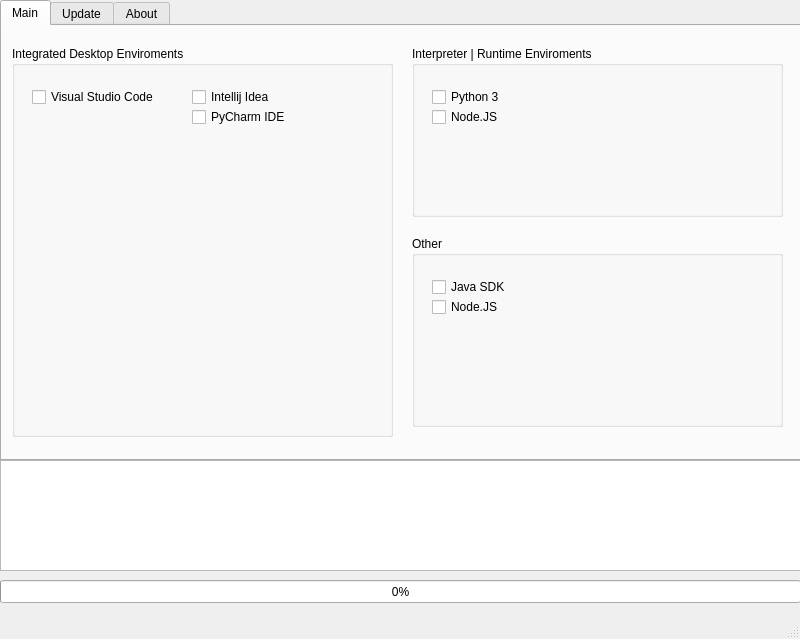
<?xml version="1.0" encoding="UTF-8"?>
<ui version="4.0">
 <class>MainWindow</class>
 <widget class="QMainWindow" name="MainWindow">
  <property name="geometry">
   <rect>
    <x>0</x>
    <y>0</y>
    <width>800</width>
    <height>639</height>
   </rect>
  </property>
  <property name="windowTitle">
   <string>BlackLeakz Installer</string>
  </property>
  <widget class="QWidget" name="centralwidget">
   <widget class="QTabWidget" name="tabWidget">
    <property name="geometry">
     <rect>
      <x>0</x>
      <y>0</y>
      <width>801</width>
      <height>461</height>
     </rect>
    </property>
    <property name="currentIndex">
     <number>0</number>
    </property>
    <widget class="QWidget" name="tab_main">
     <attribute name="title">
      <string>Main</string>
     </attribute>
     <widget class="QGroupBox" name="groupBox_ides">
      <property name="geometry">
       <rect>
        <x>10</x>
        <y>20</y>
        <width>381</width>
        <height>391</height>
       </rect>
      </property>
      <property name="title">
       <string>Integrated Desktop Enviroments</string>
      </property>
      <widget class="QCheckBox" name="checkBox_vscode">
       <property name="geometry">
        <rect>
         <x>20</x>
         <y>40</y>
         <width>131</width>
         <height>22</height>
        </rect>
       </property>
       <property name="text">
        <string>Visual Studio Code</string>
       </property>
      </widget>
      <widget class="QCheckBox" name="checkBox_intellijidea">
       <property name="geometry">
        <rect>
         <x>180</x>
         <y>40</y>
         <width>131</width>
         <height>22</height>
        </rect>
       </property>
       <property name="text">
        <string>Intellij Idea</string>
       </property>
      </widget>
      <widget class="QCheckBox" name="checkBox_pycharm">
       <property name="geometry">
        <rect>
         <x>180</x>
         <y>60</y>
         <width>131</width>
         <height>22</height>
        </rect>
       </property>
       <property name="text">
        <string>PyCharm IDE</string>
       </property>
      </widget>
     </widget>
     <widget class="QGroupBox" name="groupBox_interpreter_runtimeenviroments">
      <property name="geometry">
       <rect>
        <x>410</x>
        <y>20</y>
        <width>371</width>
        <height>171</height>
       </rect>
      </property>
      <property name="title">
       <string>Interpreter | Runtime Enviroments</string>
      </property>
      <widget class="QCheckBox" name="checkBox_python3">
       <property name="geometry">
        <rect>
         <x>20</x>
         <y>40</y>
         <width>131</width>
         <height>22</height>
        </rect>
       </property>
       <property name="text">
        <string>Python 3</string>
       </property>
      </widget>
      <widget class="QCheckBox" name="checkBox_nodejs">
       <property name="geometry">
        <rect>
         <x>20</x>
         <y>60</y>
         <width>131</width>
         <height>22</height>
        </rect>
       </property>
       <property name="text">
        <string>Node.JS</string>
       </property>
      </widget>
     </widget>
     <widget class="QGroupBox" name="groupBox_other">
      <property name="geometry">
       <rect>
        <x>410</x>
        <y>210</y>
        <width>371</width>
        <height>191</height>
       </rect>
      </property>
      <property name="title">
       <string>Other</string>
      </property>
      <widget class="QCheckBox" name="checkBox_javasdk">
       <property name="geometry">
        <rect>
         <x>20</x>
         <y>40</y>
         <width>131</width>
         <height>22</height>
        </rect>
       </property>
       <property name="text">
        <string>Java SDK</string>
       </property>
      </widget>
      <widget class="QCheckBox" name="checkBox_nodejs_3">
       <property name="geometry">
        <rect>
         <x>20</x>
         <y>60</y>
         <width>131</width>
         <height>22</height>
        </rect>
       </property>
       <property name="text">
        <string>Node.JS</string>
       </property>
      </widget>
     </widget>
    </widget>
    <widget class="QWidget" name="tab_update">
     <attribute name="title">
      <string>Update</string>
     </attribute>
     <widget class="QGroupBox" name="groupBox">
      <property name="geometry">
       <rect>
        <x>20</x>
        <y>20</y>
        <width>751</width>
        <height>391</height>
       </rect>
      </property>
      <property name="title">
       <string>Update</string>
      </property>
      <widget class="QLabel" name="label_server_status">
       <property name="geometry">
        <rect>
         <x>20</x>
         <y>40</y>
         <width>81</width>
         <height>16</height>
        </rect>
       </property>
       <property name="text">
        <string>Server Status:</string>
       </property>
      </widget>
      <widget class="QLabel" name="state">
       <property name="geometry">
        <rect>
         <x>130</x>
         <y>40</y>
         <width>81</width>
         <height>16</height>
        </rect>
       </property>
       <property name="text">
        <string>n/A</string>
       </property>
      </widget>
      <widget class="QPushButton" name="update_Button">
       <property name="geometry">
        <rect>
         <x>60</x>
         <y>140</y>
         <width>80</width>
         <height>24</height>
        </rect>
       </property>
       <property name="text">
        <string>Update</string>
       </property>
      </widget>
      <widget class="QLabel" name="label_current_version">
       <property name="geometry">
        <rect>
         <x>20</x>
         <y>70</y>
         <width>91</width>
         <height>16</height>
        </rect>
       </property>
       <property name="text">
        <string>Current Version:</string>
       </property>
      </widget>
      <widget class="QLabel" name="current_version">
       <property name="geometry">
        <rect>
         <x>130</x>
         <y>70</y>
         <width>81</width>
         <height>16</height>
        </rect>
       </property>
       <property name="text">
        <string>VERSION</string>
       </property>
      </widget>
      <widget class="QLabel" name="label_current_version_2">
       <property name="geometry">
        <rect>
         <x>20</x>
         <y>100</y>
         <width>91</width>
         <height>16</height>
        </rect>
       </property>
       <property name="text">
        <string>Latest Version:</string>
       </property>
      </widget>
      <widget class="QLabel" name="latest_version">
       <property name="geometry">
        <rect>
         <x>130</x>
         <y>100</y>
         <width>81</width>
         <height>16</height>
        </rect>
       </property>
       <property name="text">
        <string>VERSION</string>
       </property>
      </widget>
     </widget>
    </widget>
    <widget class="QWidget" name="tab_about">
     <attribute name="title">
      <string>About</string>
     </attribute>
     <widget class="QTextBrowser" name="textBrowser">
      <property name="geometry">
       <rect>
        <x>30</x>
        <y>30</y>
        <width>741</width>
        <height>371</height>
       </rect>
      </property>
      <property name="html">
       <string>&lt;!DOCTYPE HTML PUBLIC &quot;-//W3C//DTD HTML 4.0//EN&quot; &quot;http://www.w3.org/TR/REC-html40/strict.dtd&quot;&gt;
&lt;html&gt;&lt;head&gt;&lt;meta name=&quot;qrichtext&quot; content=&quot;1&quot; /&gt;&lt;meta charset=&quot;utf-8&quot; /&gt;&lt;style type=&quot;text/css&quot;&gt;
p, li { white-space: pre-wrap; }
hr { height: 1px; border-width: 0; }
li.unchecked::marker { content: &quot;\2610&quot;; }
li.checked::marker { content: &quot;\2612&quot;; }
&lt;/style&gt;&lt;/head&gt;&lt;body style=&quot; font-family:'Segoe UI'; font-size:9pt; font-weight:400; font-style:normal;&quot;&gt;
&lt;p align=&quot;center&quot; style=&quot; margin-top:0px; margin-bottom:0px; margin-left:0px; margin-right:0px; -qt-block-indent:0; text-indent:0px;&quot;&gt;&lt;span style=&quot; font-size:12pt; font-weight:700;&quot;&gt;BlackLeakz Installer&lt;/span&gt;&lt;/p&gt;
&lt;p style=&quot;-qt-paragraph-type:empty; margin-top:0px; margin-bottom:0px; margin-left:0px; margin-right:0px; -qt-block-indent:0; text-indent:0px; font-size:12pt; font-weight:700;&quot;&gt;&lt;br /&gt;&lt;/p&gt;
&lt;p align=&quot;center&quot; style=&quot; margin-top:0px; margin-bottom:0px; margin-left:0px; margin-right:0px; -qt-block-indent:0; text-indent:0px;&quot;&gt;This application is made for settingup a developers software!&lt;/p&gt;&lt;/body&gt;&lt;/html&gt;</string>
      </property>
     </widget>
    </widget>
   </widget>
   <widget class="QTextBrowser" name="consoleLog">
    <property name="geometry">
     <rect>
      <x>0</x>
      <y>460</y>
      <width>801</width>
      <height>111</height>
     </rect>
    </property>
   </widget>
   <widget class="QProgressBar" name="progressBar">
    <property name="geometry">
     <rect>
      <x>0</x>
      <y>580</y>
      <width>801</width>
      <height>23</height>
     </rect>
    </property>
    <property name="value">
     <number>0</number>
    </property>
   </widget>
  </widget>
  <widget class="QStatusBar" name="statusbar"/>
 </widget>
 <resources/>
 <connections/>
</ui>
